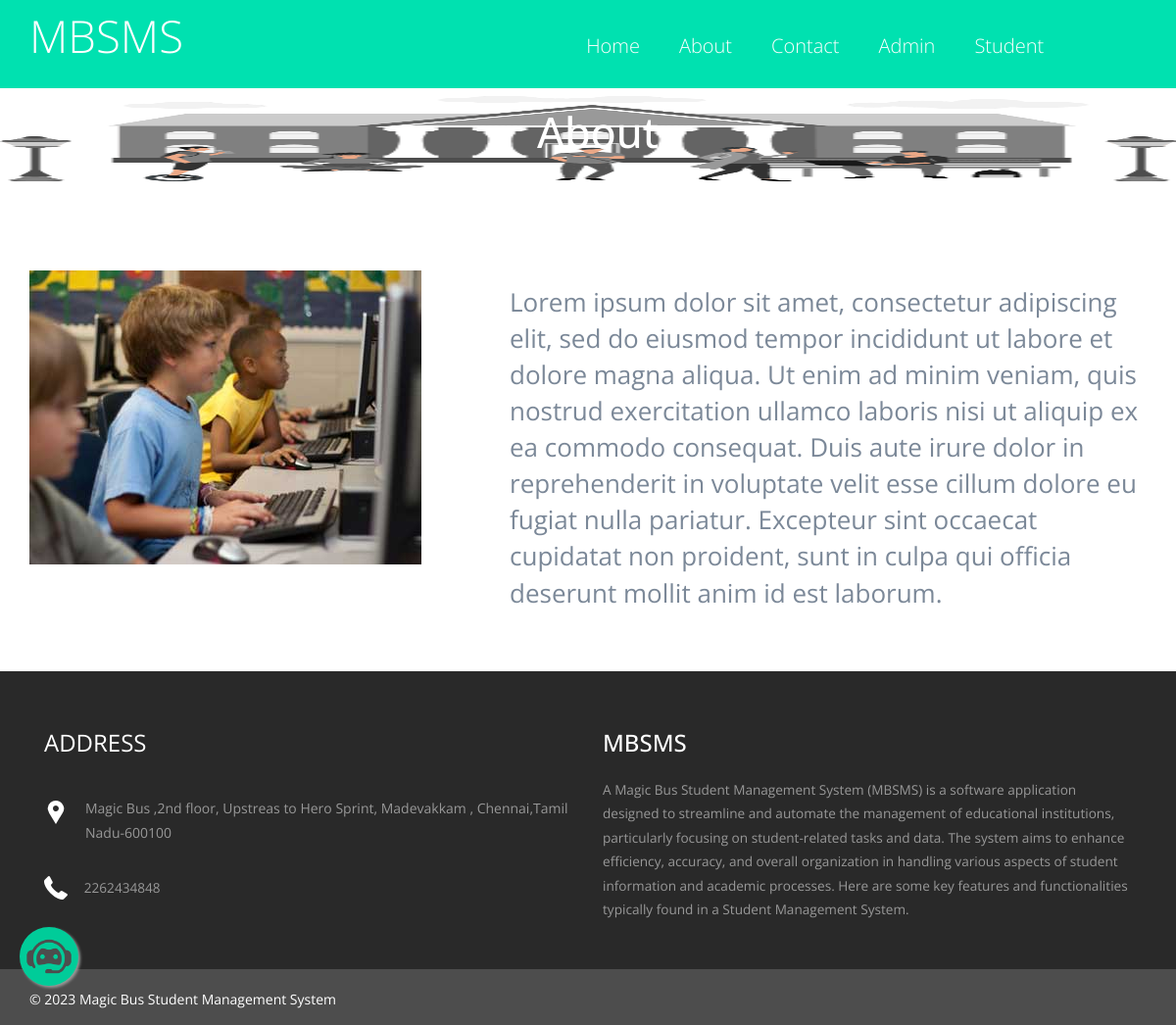
Page /about.php on the committed database.
### tables this page shows
CREATE TABLE `tblpage` (
  `ID` int(10) NOT NULL,
  `PageType` varchar(200) DEFAULT NULL,
  `PageTitle` mediumtext DEFAULT NULL,
  `PageDescription` mediumtext DEFAULT NULL,
  `Email` varchar(200) DEFAULT NULL,
  `MobileNumber` bigint(10) DEFAULT NULL,
  `UpdationDate` date DEFAULT NULL
);

### about.php (the view, shortened to what this page needs)
<?php
include('includes/dbconnection.php');
?>
<!doctype html>
<html>
<head>
<link href="css/bootstrap.css" rel="stylesheet" type="text/css" media="all">
<link href="css/style.css" rel="stylesheet" type="text/css"/>
</head>
	<body>
<?php include_once('includes/header.php');?>
<div class="banner banner5">
	<div class="container">
	<h2>About</h2>
	</div>
</div>
<div class="about">
	 <div class="container">
		 <div class="about-info-grids">
			 <div class="col-md-5 abt-pic">
				 <img src="images/a1.jpg" class="img-responsive" alt=""/>
			 </div>
			 <div class="col-md-7 abt-info-pic">
			 	<?php
$sql="SELECT * from tblpage where PageType='aboutus'";
$query = $dbh -> prepare($sql);
$query->execute();
$results=$query->fetchAll(PDO::FETCH_OBJ);
$cnt=1;
if($query->rowCount() > 0)
{
foreach($results as $row)
{               ?>
				 <p><?php  echo ($row->PageDescription);?></p><?php $cnt=$cnt+1;}} ?>
			 </div>
			 <div class="clearfix"> </div>
		 </div>
	 </div>
</div>
<?php include_once('includes/footer.php');?>
	</body>
</html>

### includes/footer.php (shortened to what this page needs)
<div class="footer">
    <div class="container">
      <div class="col-md-6 footer-middle">
        <?php
$sql="SELECT * from tblpage where PageType='contactus'";
$query = $dbh -> prepare($sql);
$query->execute();
$results=$query->fetchAll(PDO::FETCH_OBJ);
$cnt=1;
if($query->rowCount() > 0)
{
foreach($results as $row)
{               ?>
        <h3>Address</h3>
        <div class="address">
          <p><?php  echo htmlentities($row->PageDescription);?>
          </p>
        </div>
        <div class="phone">
          <p><?php  echo htmlentities($row->MobileNumber);?></p>
        </div>
      <?php $cnt=$cnt+1;}} ?></div>
      <div class="col-md-6 footer-right">
        <h3>MBSMS</h3>
        <p>A Magic Bus Student Management System (MBSMS) is a software application designed to streamline and automate the management of educational institutions, particularly focusing on student-related tasks and data. The system aims to enhance efficiency, accuracy, and overall organization in handling various aspects of student information and academic processes. Here are some key features and functionalities typically found in a Student Management System.</p>
      </div>
      <div class="clearfix"> </div>
    </div>
  </div>
<div class="copyright">
    <div class="container">
      <div class="copyright-left">
      <p>© <?php echo date('Y');?> Magic Bus Student Management System </p>
      </div>
      <div class="clearfix"> </div>
    </div>
  </div>

### css/style.css (style rules this page uses)
html, body { font-family: 'Open Sans', sans-serif; font-size: 100%; background: #FFf; }
h1,h2,h3,h4,h5,h6 { margin:0; }
p { margin:0; font-family: 'Open Sans', sans-serif; }
.banner { background:url(../images/abc.jpg); background-size: 100% 90%; background-repeat: no-repeat; padding: 25px; min-height:650px; padding-top:0em !important; text-align:center; }
.footer { padding:3em 0; background:#292929; }
.footer-middle h3 { color: #FFFFFF; font-size: 1.5em; font-weight: 400; margin: 0; text-transform: uppercase; }
.footer-right p { color: #989898; font-size: .85em; margin: .5em 0 0 0; line-height: 1.8em; font-weight: 400; }
.address p { color: #989898; font-size: 14px; line-height: 1.8em; padding-left: 3em; margin: 2em 0 0 0; background: url(../images/location.png) no-repeat 0px 5px; }
.phone { margin-top:2em; }
.phone p { color: #989898; font-size: .85em; line-height: 1.8em; padding-left: 3em; margin: 2em 0 0 0; background: url(../images/phone.png) no-repeat 0px 0px; }
.footer-right h3 { color: #fff; font-size: 1.5em; text-transform: uppercase; margin-bottom: 10px; margin-top: 0; }
.copyright { background: #4D4D4D; padding: 1em 0; }
.copyright-left p { color: #FFF; font-size: 14px; margin: .4em 0 0 0; }
.copyright-left { float:left; }
.banner5 { min-height: 83px; }
.banner5 h2 { color: #fff; padding-top: 21px; margin: 0; font-size: 2.7em }
.about { padding:3em 0; }
.about-info-grids { margin-top:2em; }
.abt-pic { padding-left:0; }
.abt-info-pic { padding-right:0; }
.abt-info-pic p { line-height: 1.7em; margin-top: 1em; font-size: .85em; color: #777; }
.grid_5 h1, h2, h3, h4, h5, h6 { padding: 12px 0; }

### rows in the picture
tblpage: PageDescription "Lorem ipsum dolor sit amet, consectetur adipiscing elit, sed do eiusmod tempor incididunt ut labore et dolore magna aliqua. Ut enim ad minim veniam, quis nostrud exercitation ullamco laboris nisi ut aliquip ex ea commodo consequat. Duis aute irure dolor in reprehenderit in voluptate velit esse cillum dolore eu fugiat nulla pariatur. Excepteur sint occaecat cupidatat non proident, sunt in culpa qui officia deserunt mollit anim id est laborum."
tblpage: PageDescription "Magic Bus ,2nd floor, Upstreas to Hero Sprint, Madevakkam , Chennai,Tamil Nadu-600100", MobileNumber "2262434848"
